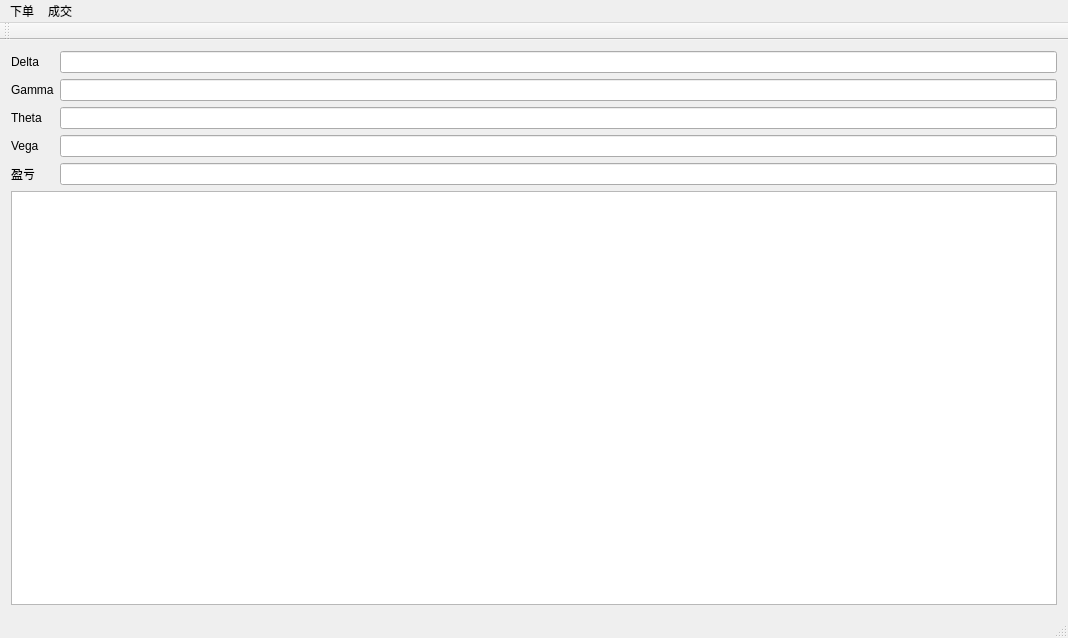
<?xml version="1.0" encoding="UTF-8"?>
<ui version="4.0">
 <class>MainWindow</class>
 <widget class="QMainWindow" name="MainWindow">
  <property name="geometry">
   <rect>
    <x>0</x>
    <y>0</y>
    <width>1068</width>
    <height>638</height>
   </rect>
  </property>
  <property name="windowTitle">
   <string>MainWindow</string>
  </property>
  <widget class="QWidget" name="centralWidget">
   <layout class="QVBoxLayout" name="verticalLayout">
    <item>
     <layout class="QFormLayout" name="formLayout">
      <item row="0" column="0">
       <widget class="QLabel" name="deltaLabel">
        <property name="text">
         <string>Delta</string>
        </property>
       </widget>
      </item>
      <item row="0" column="1">
       <widget class="QLineEdit" name="deltaLineEdit">
        <property name="readOnly">
         <bool>true</bool>
        </property>
       </widget>
      </item>
      <item row="1" column="0">
       <widget class="QLabel" name="gammaLabel">
        <property name="text">
         <string>Gamma</string>
        </property>
       </widget>
      </item>
      <item row="1" column="1">
       <widget class="QLineEdit" name="gammaLineEdit">
        <property name="readOnly">
         <bool>true</bool>
        </property>
       </widget>
      </item>
      <item row="2" column="0">
       <widget class="QLabel" name="thetaLabel">
        <property name="text">
         <string>Theta</string>
        </property>
       </widget>
      </item>
      <item row="2" column="1">
       <widget class="QLineEdit" name="thetaLineEdit">
        <property name="readOnly">
         <bool>true</bool>
        </property>
       </widget>
      </item>
      <item row="3" column="0">
       <widget class="QLabel" name="vegaLabel">
        <property name="text">
         <string>Vega</string>
        </property>
       </widget>
      </item>
      <item row="3" column="1">
       <widget class="QLineEdit" name="vegaLineEdit">
        <property name="readOnly">
         <bool>true</bool>
        </property>
       </widget>
      </item>
      <item row="4" column="0">
       <widget class="QLabel" name="pnlLabel">
        <property name="font">
         <font>
          <family>WenQuanYi Micro Hei</family>
         </font>
        </property>
        <property name="text">
         <string>盈亏</string>
        </property>
       </widget>
      </item>
      <item row="4" column="1">
       <widget class="QLineEdit" name="pnlLineEdit">
        <property name="readOnly">
         <bool>true</bool>
        </property>
       </widget>
      </item>
     </layout>
    </item>
    <item>
     <widget class="QTableView" name="positionTableView"/>
    </item>
   </layout>
  </widget>
  <widget class="QMenuBar" name="menuBar">
   <property name="geometry">
    <rect>
     <x>0</x>
     <y>0</y>
     <width>1068</width>
     <height>27</height>
    </rect>
   </property>
   <property name="font">
    <font>
     <family>WenQuanYi Micro Hei</family>
    </font>
   </property>
   <widget class="QMenu" name="orderPlaceMenu">
    <property name="font">
     <font>
      <family>WenQuanYi Micro Hei</family>
     </font>
    </property>
    <property name="title">
     <string>下单</string>
    </property>
    <addaction name="orderPlaceAction"/>
   </widget>
   <widget class="QMenu" name="transactionMenu">
    <property name="font">
     <font>
      <family>WenQuanYi Micro Hei</family>
     </font>
    </property>
    <property name="title">
     <string>成交</string>
    </property>
    <addaction name="transactionQueryAction"/>
   </widget>
   <addaction name="orderPlaceMenu"/>
   <addaction name="transactionMenu"/>
  </widget>
  <widget class="QToolBar" name="mainToolBar">
   <attribute name="toolBarArea">
    <enum>TopToolBarArea</enum>
   </attribute>
   <attribute name="toolBarBreak">
    <bool>false</bool>
   </attribute>
  </widget>
  <widget class="QStatusBar" name="statusBar"/>
  <action name="orderPlaceAction">
   <property name="text">
    <string>下单</string>
   </property>
   <property name="font">
    <font>
     <family>WenQuanYi Micro Hei</family>
    </font>
   </property>
  </action>
  <action name="modifyPositionAction">
   <property name="text">
    <string>修改持仓</string>
   </property>
   <property name="font">
    <font>
     <family>WenQuanYi Micro Hei</family>
    </font>
   </property>
  </action>
  <action name="deletePositionAction">
   <property name="text">
    <string>删除持仓</string>
   </property>
   <property name="font">
    <font>
     <family>WenQuanYi Micro Hei</family>
    </font>
   </property>
  </action>
  <action name="transactionQueryAction">
   <property name="text">
    <string>成交查询</string>
   </property>
   <property name="font">
    <font>
     <family>WenQuanYi Micro Hei</family>
    </font>
   </property>
  </action>
 </widget>
 <layoutdefault spacing="6" margin="11"/>
 <resources/>
 <connections/>
</ui>
